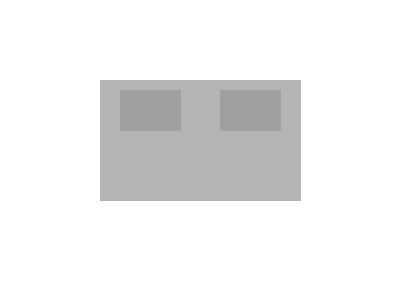
#> input picture HISTORIAL DE VERSIONES/cleanup_legacy_root_20260622/test_images/producto_fondo_blanco.jpg, 400 x 300 px; its folder holds only this picture in this run
$ python -i mejorador_imagenes.py   (imports and definitions only)
#> lines starting #> are read from the running program, lines starting #| are printed output that depends on the picture; after the words box and inside, x2 and y2 are one past the last pixel; in counts of white or black regions, pixels touching at a corner belong together
#!/usr/bin/env python3
"""
mejorador_imagenes.py
=====================
Pipeline de mejora de imágenes para cotizaciones Mobiliti.
Usa Pillow (ya instalado) para procesamiento ligero 100% offline.

Pipeline por imagen:
    1. Auto-contraste (ImageOps.autocontrast)
    2. Trim de bordes blancos/casi-blancos
    3. Fondo blanco uniforme (#FFFFFF)
    4. Sharpening ligero
    5. Caché por hash SHA256

Uso:
    from mejorador_imagenes import mejorar_image_map
    image_map = mejorar_image_map(image_map, temp_dir)
"""

import hashlib
import os
import shutil
import time
from pathlib import Path

try:
    from PIL import Image, ImageFilter, ImageOps
    PIL_DISPONIBLE = True
except ImportError:
    PIL_DISPONIBLE = False


# Umbral para considerar un pixel como "blanco" en el trim (0-255)
UMBRAL_BLANCO_TRIM = 250


# [10 lines left out: function _calcular_hash_contenido, not called in this run]


def _ruta_cache(img_hash: str, cache_dir: str) -> str:
    """Devuelve la ruta donde se guardaria la imagen mejorada en caché."""
    return os.path.join(cache_dir, f"{img_hash}.png")


# [12 lines left out: function _limpiar_cache_antigua, not called in this run]


def _trim_bordes_blancos(img: Image.Image) -> Image.Image:
    """
    Recorta bordes blancos o casi-blancos de la imagen.
    Devuelve la imagen recortada o la original si no hay bordes.
    """
    # Convertir a escala de grises para análisis de un solo canal
    gray = img.convert("L")
    # Crear máscara binaria: 255 donde el pixel NO es blanco (< umbral)
    mask = gray.point(lambda p: 255 if p < UMBRAL_BLANCO_TRIM else 0, mode="1")
    # Encontrar bounding box del contenido no-blanco
    bbox = mask.getbbox()
    if bbox:
        return img.crop(bbox)
    return img


def _aplicar_fondo_blanco(img: Image.Image) -> Image.Image:
    """
    Componer la imagen sobre un fondo blanco puro (#FFFFFF).
    Si la imagen tiene transparencia, se respeta.
    """
    if img.mode in ("RGBA", "LA", "P"):
        # Convertir paleta a RGBA si es necesario
        if img.mode == "P":
            img = img.convert("RGBA")
        # Crear fondo blanco del mismo tamaño
        fondo = Image.new("RGBA", img.size, (255, 255, 255, 255))
        # Componer imagen sobre fondo blanco
        resultado = Image.alpha_composite(fondo, img)
        return resultado.convert("RGB")
    elif img.mode != "RGB":
        return img.convert("RGB")
    return img


def _mejorar_imagen_pillow(img_path: str, output_path: str) -> bool:
    """
    Aplica el pipeline de mejora Pillow a una imagen.
    Guarda el resultado en output_path como PNG.
    Devuelve True si tuvo éxito, False en caso contrario.
    """
#> called with output_path = 'out.png'
    try:
        with Image.open(img_path) as img:
            # Normalizar a RGB para procesamiento (autocontrast no soporta RGBA)
#> img is the input picture: PIL image 400x300 RGB; min 157, max 255, mean 239
            if img.mode != "RGB":
                img = img.convert("RGB")

            # 1. Auto-contraste
            img = ImageOps.autocontrast(img, cutoff=0)
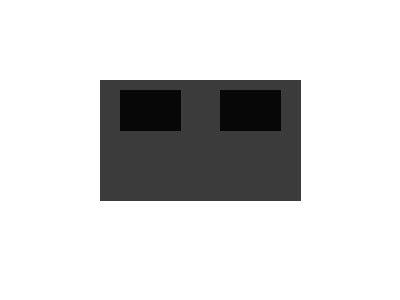
#> img: PIL image 400x300 RGB; min 0, max 255, mean 213.1

            # 2. Trim de bordes blancos
            img = _trim_bordes_blancos(img)
#> in _trim_bordes_blancos, `mask = gray.point(lambda p: 255 if p < UMBRAL_BLANCO_TRIM else 0, mode..`:
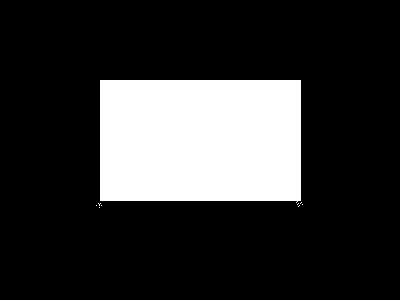
#> mask: PIL image 400x300 1; 20.3% white; 9 white regions (8 under 20 px), largest, box (x1, y1, x2, y2) and area: (100, 80, 301, 203) 24323
#> in _trim_bordes_blancos, `bbox = mask.getbbox()`: bbox = (96, 80, 303, 208)
#> in _trim_bordes_blancos, `return img.crop(bbox)`:
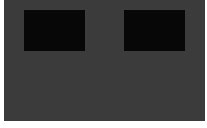
#> returned value: PIL image 207x128 RGB; min 0, max 255, mean 65.3

            # 3. Fondo blanco uniforme
            img = _aplicar_fondo_blanco(img)

            # 4. Sharpening ligero
            img = img.filter(ImageFilter.SHARPEN)
#> img: PIL image 207x128 RGB

            # 5. Guardar como PNG (calidad sin pérdida para re-inserción)
            img.save(output_path, "PNG", optimize=True)
            return True
    except Exception:
        return False


# [69 lines left out: functions obtener_imagen_mejorada, mejorar_image_map, not called in this run]

>>> result = _mejorar_imagen_pillow('../../HISTORIAL DE VERSIONES/cleanup_legacy_root_20260622/test_images/producto_fondo_blanco.jpg', 'out.png')
